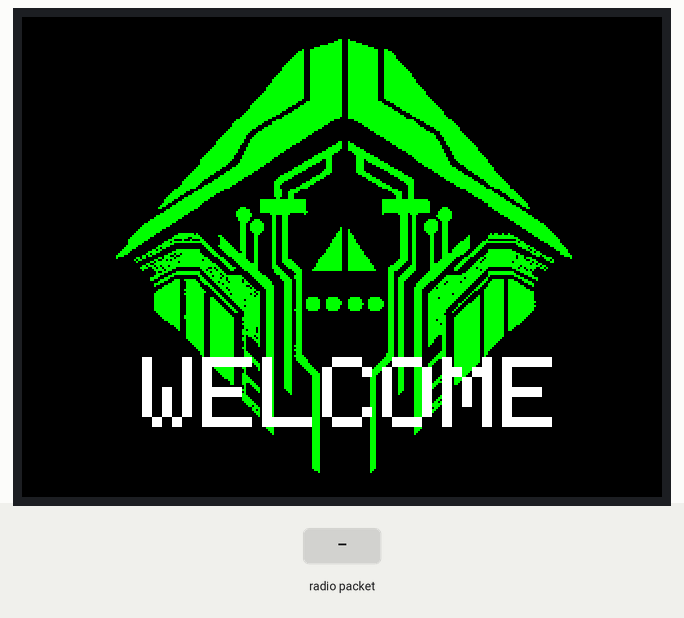
Bench run of a sketch on a simulated Arduino Mega 2560, built with avr-gcc and run on an emulated ATmega2560. Parts: 320×240 colour display. The test bench sets the inputs (shaded band). No radio packets arrive unless stated; what the sketch prints to the serial monitor is not drawn.

Above: at 1.3 s.
3.6 s: radio packet "5" arrives
At 4.2 s:
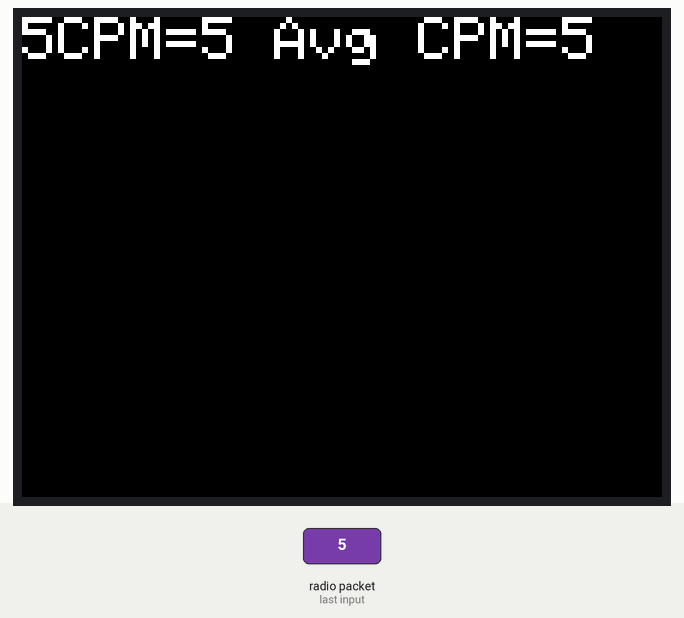
5.1 s: radio packet "90" arrives
At 5.4 s:
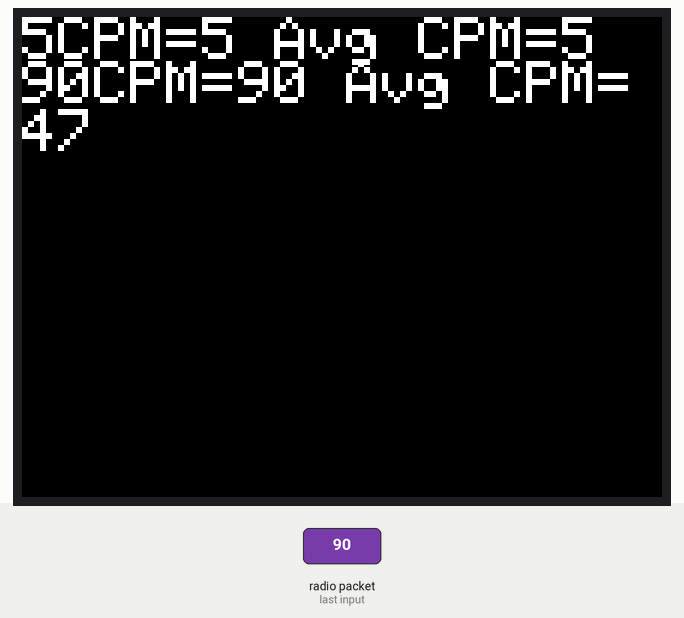
6.6 s: radio packet "200" arrives
At 7.8 s:
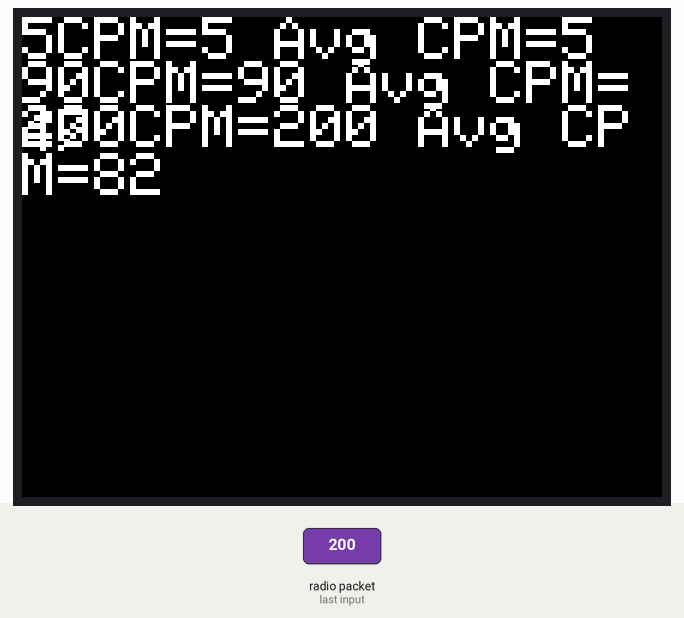
Timing chart, 0 to 9.6 s (numbered marks = the images above; inputs shaded):
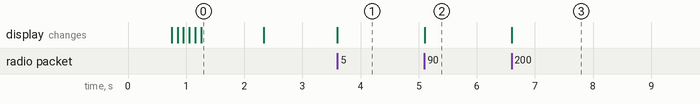

Measured:
- after the input at 3.6 s, the display: changes at once (image 1)
- after the input at 5.1 s, the display: changes at once (image 2)
- after the input at 6.6 s, the display: changes at once (image 3)
- what the display in image 0 shows lasts 1.0 s, from 1.3 s to 2.3 s

The sketch:

geigermain.ino
```cpp
#include <Wire.h>      // this is needed even tho we aren't using it
#include <Adafruit_ILI9341.h>
#include <Adafruit_STMPE610.h>
#include <nRF24L01.h>
#include <RF24.h>

#define TS_MINX 150
#define TS_MINY 130
#define TS_MAXX 3800
#define TS_MAXY 4000

//colors i like
#define CR  0x05E2
#define P  0xF00F
#define WHITE 0xFFFF
#define BLACK 0x0000

int CPM = 0;
int avg=0;
int count=1;
int ss= 0;
//battery reading
byte Vp = A15; //assigns the voltage input pin
int Vr; //value received from the voltPin
float V; //declare the voltage variable

//bitmap crypto image
extern uint8_t cry[];

//random variables might be useful
int x, y;
int g=0;
boolean be = true;

//radio stuff
RF24 radio(49, 48); // CE, CSN
const byte address[6] = "00001";

// The Shardware setup
#define STMPE_CS 8
Adafruit_STMPE610 ts = Adafruit_STMPE610(STMPE_CS);

// The display set up
#define TFT_CS 10
#define TFT_DC 9
Adafruit_ILI9341 tft = Adafruit_ILI9341(TFT_CS, TFT_DC);


void setup(void) {
 // while (!Serial);     // used for leonardo debugging
 pinMode(Vp, INPUT);
  Serial.begin(9600);
   //radio start code
   tft.begin();
  radio.begin();
  radio.openReadingPipe(0, address);
  radio.setPALevel(RF24_PA_MIN);
 radio.startListening();
  Serial.println("on");
  if (!ts.begin()) {
    Serial.println("Couldn't start touchscreen controller");
    while (1);
  }
  Serial.println("Touchscreen started");

  //radio start code


  //start loading screen
  tft.fillScreen(ILI9341_BLACK);
   tft.setRotation(1);
   drawBitmap(35,0,cry,252,240,ILI9341_GREEN);

   tft.setRotation(1);
tft.setCursor(60,170);
  tft.setTextColor(WHITE);
  tft.setTextSize(5);

 tft.print("W");
delay(100);
 tft.print("E");
delay(100);
 tft.print("L");
delay(100);
 tft.print("C");
delay(100);
 tft.print("O");
delay(100);
 tft.print("M");
delay(100);
 tft.print("E");
delay(1000);
tft.fillScreen(ILI9341_BLACK);

}


void loop(){
  if(radio.available()){
Serial.println("read");
 char text[32] = "";
    radio.read(&text, sizeof(text));
    tft.setRotation(1);
tft.setCursor(0,ss);
  tft.setTextColor(WHITE);
  tft.setTextSize(3);
    tft.print(text);
    CPM = atoi(text);
    if(sizeof(text)>2){
    Serial.println(CPM);
    avg=(avg+CPM)/count;
    count++;


  tft.print("CPM=");
  tft.print(CPM);
  tft.print(" ");
   tft.print("Avg CPM=");
  tft.println(avg);
  delay(100);

    ss=ss+22;
    x++;
   }

  }
if(x>10){
tft.fillScreen(ILI9341_BLACK);
  ss=0;
  x=0;
}}
void drawBitmap(int16_t x, int16_t y,const uint8_t *bitmap, int16_t w, int16_t h, uint16_t color) {

  int16_t i, j, byteWidth = (w + 7) / 8;
  uint8_t byte;

  for(j=0; j<h; j++) {
    for(i=0; i<w; i++) {
      if(i & 7) byte <<= 1;
      else      byte   = pgm_read_byte(bitmap + j * byteWidth + i / 8);
      if(byte & 0x80) tft.drawPixel(x+i, y+j, color);
    }
  }
}
```

Source omitted: cry.c (data table, 48304 bytes)
